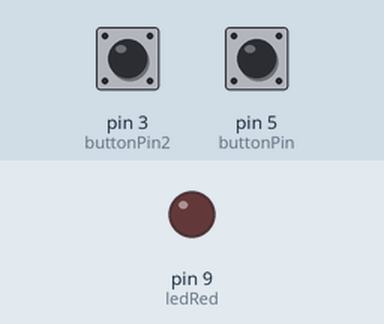
Bench run of a sketch on a simulated Arduino Leonardo, built with avr-gcc and run on an emulated ATmega32U4. Shown: output pins drawn as LEDs (lit = HIGH). The test bench sets the inputs (shaded band); at power-on: pin 5 (buttonPin) HIGH, pin 3 (buttonPin2) HIGH. Random numbers use the default seed unless the sketch sets one; USB keyboard and mouse output is not drawn.

Above: at 5.2 s.
5.3 s: pin 5 (buttonPin) pulled LOW for 1 s
At 5.9 s:
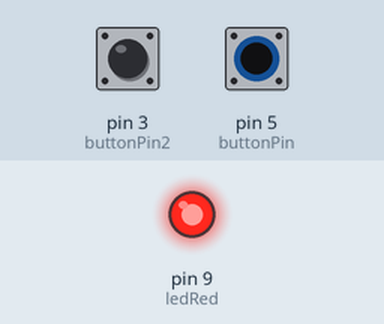
8.0 s: pin 3 (buttonPin2) pulled LOW for 0.15 s
At 9.0 s:
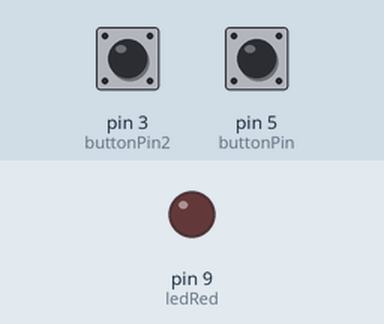
9.7 s: pin 5 (buttonPin) pulled LOW for 0.15 s
At 9.9 s:
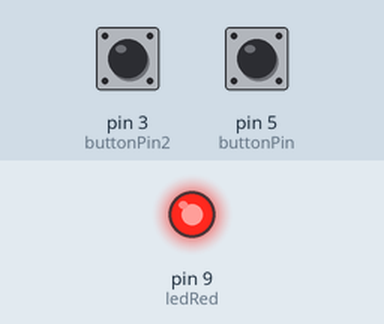
11.6 s: pin 3 (buttonPin2) pulled LOW for 0.15 s
At 13.0 s:
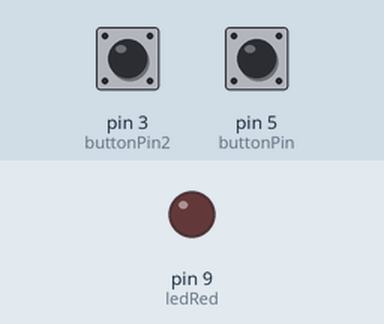
13.3 s: pin 3 (buttonPin2) pulled LOW for 3.2 s
At 13.9 s:
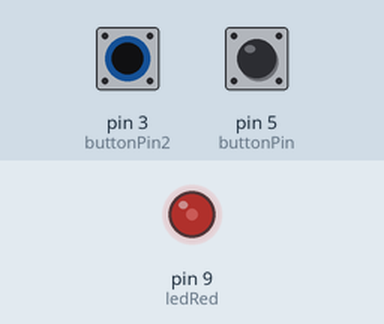
18.0 s: pin 5 (buttonPin) pulled LOW for 3.2 s
At 22.0 s:
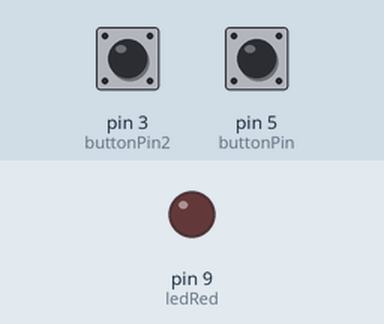
Timing chart, 0 to 23.5 s (numbered marks = the images above; inputs shaded):
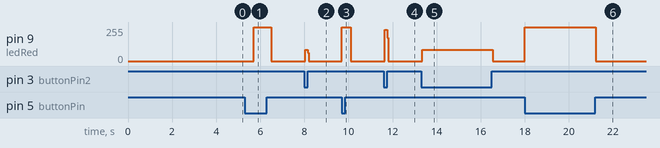

Measured:
- after the input at 5.3 s, pin 9 (ledRed): 0/255 → 255/255 after 0.40 s, → 0/255 0.80 s later
- after the input at 8.0 s, pin 9 (ledRed): 0/255 → 84/255 at once, → 0/255 0.12 s later
- after the input at 9.7 s, pin 9 (ledRed): 0/255 → 255/255 at once, → 0/255 0.40 s later
- after the input at 11.6 s, pin 9 (ledRed): 0/255 → 236/255 at once, → 0/255 0.12 s later
- after the input at 13.3 s, pin 9 (ledRed): 0/255 → 84/255 at once, → 0/255 3.2 s later
- after the input at 18.0 s, pin 9 (ledRed): 0/255 → 255/255 at once, → 0/255 3.2 s later

The sketch:

custMacros.ino
```cpp
#define HID_CUSTOM_LAYOUT
#define LAYOUT_SPANISH
#include <HID-Project.h>
#include <HID-Settings.h>


static int buttonPin = 5;
static int buttonPin2 = 3;
int ledRed = 9;
int state = HIGH;
int reading;
int previous = LOW;
long debounce = 200;


void mouseSquare() {
  for (int a = 0; a <= 150; a++) {
    Mouse.move(1, 0, 0);
  }

  for (int b = 0; b <= 150; b++) {
    Mouse.move(0, 1, 0);
  }

  for (int c = 0; c <= 150; c++) {
    Mouse.move(-1, 0, 0);
  }

  for (int d = 0; d <= 150; d++) {
    Mouse.move(0, -1, 0);
  }
}

void mouseTriangle() {

  for (int a = 0; a <= 200; a++) {
    Mouse.move(-2, 0, 0);

  }

  for (int b = 0; b <= 200; b++) {
    Mouse.move(1, -1, 0);

  }

  for (int c = 0; c <= 200; c++) {
    Mouse.move(1, 1, 0);

  }

}

void mouseRandom() {
  Mouse.move(random(-5,6),random(-5,6), 0);
}


void setup() {
  pinMode(ledRed, OUTPUT);

  Serial.begin(9600);
  Mouse.begin();      // inicio de emulacion de mouse
  Keyboard.begin();
  pinMode(buttonPin, INPUT_PULLUP);
  pinMode(buttonPin2, INPUT_PULLUP);
  delay(4000);

}

void loop() {
  reading = digitalRead(buttonPin2);
  if (digitalRead(buttonPin) == LOW || digitalRead(buttonPin2) == LOW) {
    digitalWrite(ledRed, HIGH);
  }

  if (digitalRead(buttonPin) == LOW) {
    //Consumer.write(CONSUMER_CALCULATOR);
    Consumer.write(MEDIA_PLAY_PAUSE);
    //    Keyboard.press(KEY_LEFT_GUI);
    //    //Keyboard.press(114);
    //    Keyboard.print("l");
    //    Keyboard.releaseAll();
    //    delay(200);
    //    Keyboard.print("l");
    //    delay(200);
    //    Keyboard.print("416378925");
    //    delay(300);
    //    Keyboard.write(KEY_RETURN);
    Keyboard.end();
    delay(400);
  }

  if (reading == HIGH && previous == LOW) {

    if (state == HIGH)
      state = LOW;
    else
      state = HIGH;

  }
  previous = reading;

  if (state == 1) {
    // int rando = random(2);
    // switch (rando) {
    //   case 0:
    //   mouseSquare();
    //   break;

    //   case 1:
    //   mouseTriangle();
    //   break;
    // }
    mouseRandom();
  }
  digitalWrite(ledRed, LOW);
}
```
